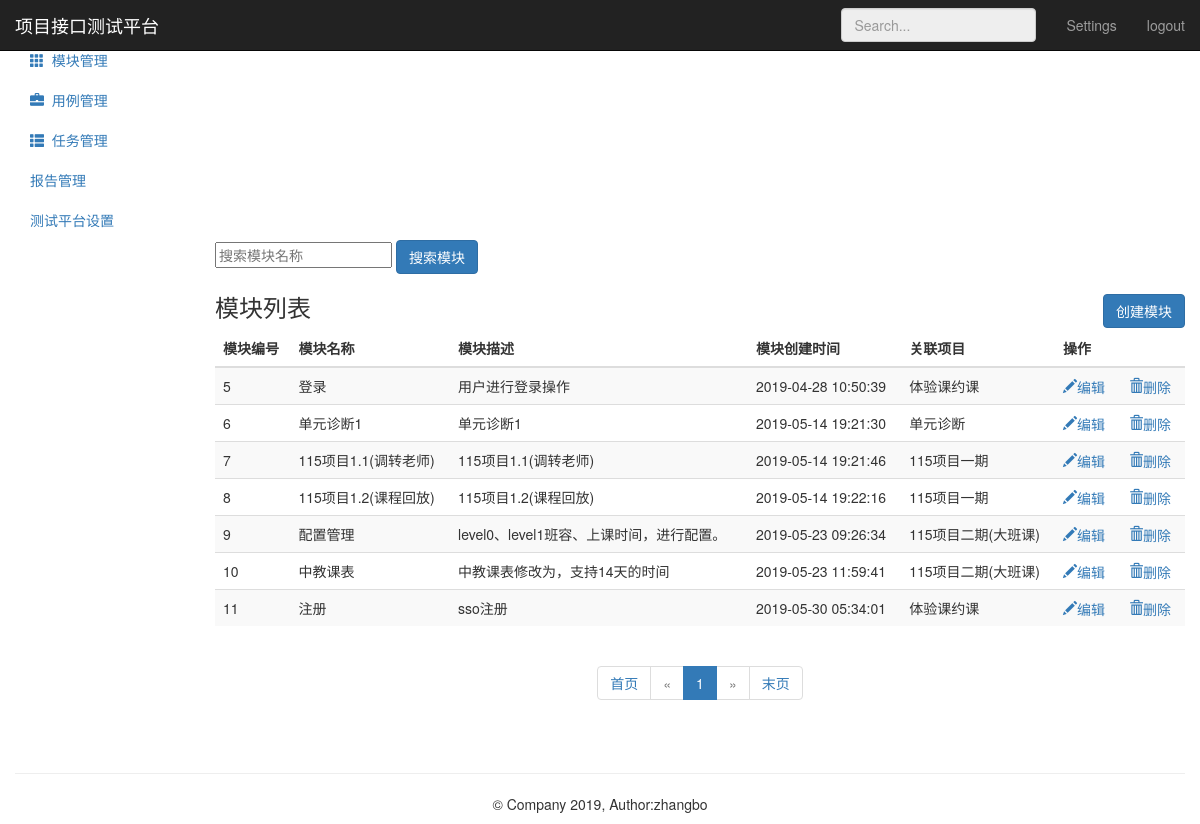
Before: /module/ (signed in) with the older database file.
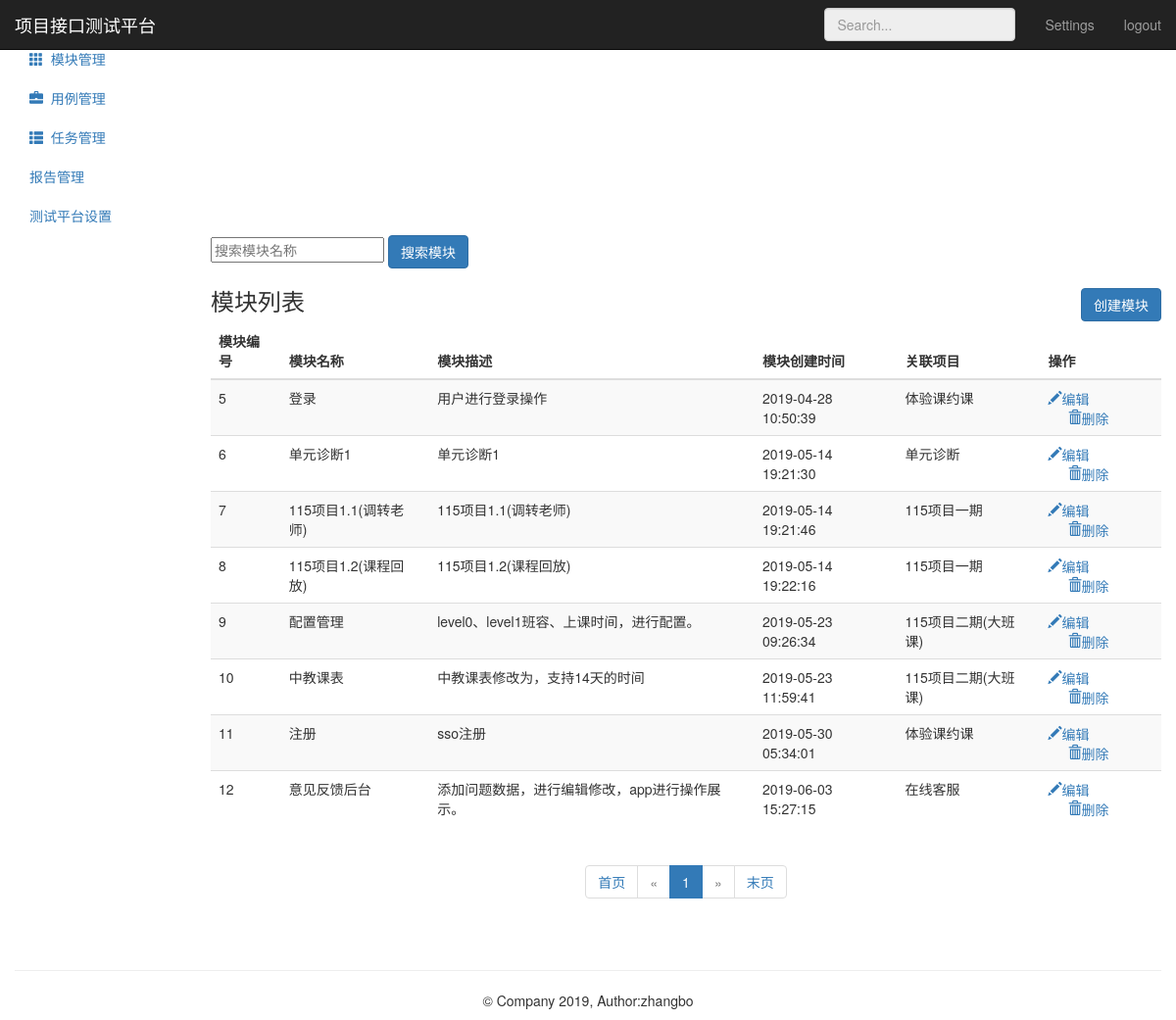
After: the same page with the newer database file.
### module_app/models.py (models this page shows, shortened)
class Module(models.Model):
      project = models.ForeignKey(Project,on_delete=models.CASCADE)
      name = models.CharField("名称",max_length=50,null=False)
      describe = models.TextField("描述",default="",max_length=50)
      create_time = models.DateTimeField(auto_now_add=True)

### project_app/models.py (models this page shows)
class Project(models.Model):
      name = models.CharField("名称",max_length=50,null=False)
      describe = models.TextField("描述",default="",max_length=50)
      status = models.BooleanField("状态",default=1)
      update_time = models.DateTimeField(auto_now=True)
      create_time = models.DateTimeField(auto_now_add=True)
      def __str__(self):
            return self.name

### module_app/views.py (the view)
# urls.py: path('' ,views.moduel_manage),
@login_required
def moduel_manage(request):
    module_all = Module.objects.all()
    paginator = Paginator(module_all,10)
    paginator_num_pages = paginator.num_pages
    print ("共分：",str(paginator_num_pages)+"页")
    paginator_num_pages_array_ = paginator.page_range
    print ("数组形式表示：",paginator_num_pages_array_)
    page1 = paginator.page(1)
    print ("第一页：",page1)
    page_num = page1.number
    print ("第一页：",page_num)
    page = request.GET.get('page','')
    print ("urlpage传参：",page)
    try:
        contacts = paginator.page(page)
        print ("contacts---------->1",contacts)
    except PageNotAnInteger:
        contacts = paginator.page(1)
        print ("contacts---------->2",contacts)
    except EmptyPage:
        contacts = paginator.page(paginator.num_pages)
        print ("contacts---------->3",contacts)
    print ("第二页索引：",contacts.number)
    print ("第几页：",contacts)
    return render(request,"module.html",{"modules":contacts,
                                         "type":"list",
                                         "page":page,
                                         "page_num":page_num,
                                         "paginator_num_pages":paginator_num_pages,
                                         "paginator_num_pages_array_":paginator_num_pages_array_})

### templates/module.html (shortened to what the changed rows need)
{% extends "base.html" %}
{% block base %}
    <div class="container-fluid">
        <div class="row">
            <div class="col-sm-9 col-sm-offset-3 col-md-10 col-md-offset-2 main">
                {% if type == "list" %}
                <div class="table-responsive">
                    <table class="table table-striped">
                        <thead>
                            <tr>
                                <th>模块编号</th>
                                <th>模块名称</th>
                                <th>模块描述</th>
                                <th>模块创建时间</th>
                                <th>关联项目</th>
                                <th>操作</th>
                            </tr>
                        </thead>
                        <tbody>
                            {% for module in modules %}
                            <tr>
                                  <td>{{ module.id}}</td>
                                  <td>{{ module.name}}</td>
                                  <td>{{ module.describe}}</td>
                                  <td>{{ module.create_time | date:"Y-m-d H:i:s" }}</td>
                                  <td>{{ module.project}}</td>
                                  <td>
                                      <a href="/module/edit_module/{{ module.id }}/">
                                          <i class="glyphicon glyphicon-pencil">编辑</i>
                                      </a>
                                      <a href="/module/delete_module/{{ module.id }}/" style="margin-left:20px;">
                                          <i class="glyphicon glyphicon-trash">删除</i>
                                      </a>
                                  </td>
                            </tr>
                            {% endfor %}
                        </tbody>
                    </table>
                </div>
                {% endif %}
                {% if type == "list" %}
                    <div style="text-align: center;">
                       <nav aria-label="Page navigation">
                          <ul class="pagination">
                              {% if modules %}
                                  {% for p1 in paginator_num_pages_array_ %}
                                      {% if modules.has_previous %}
                                          {% if search_name %}
                                              {% if p1 == modules.number %}
                                                  <li class="active">
                                                      <a href="?search_name={{ search_name }}&page={{ p1 }}">
                                                          {{ p1 }}
                                                      </a>
                                                  </li>
                                              {% else %}
                                                  <li>
                                                      <a href="?search_name={{ search_name }}&page={{ p1 }}">
                                                          {{ p1 }}
                                                      </a>
                                                  </li>
                                              {% endif %}
                                          {% else %}
                                              {% if p1 == modules.number %}
                                                  <li class="active">
                                                      <a href="?page={{ p1 }}">
                                                          {{ p1 }}
                                                      </a>
                                                  </li>
                                              {% else %}
                                                  <li>
                                                      <a href="?page={{ p1 }}">
                                                          {{ p1 }}
                                                      </a>
                                                  </li>
                                              {% endif %}
                                          {% endif %}
                                      {% else %}
                                          {% if search_name %}
                                              {% if p1 == modules.number %}
                                                  <li class="active">
                                                      <a href="?search_name={{ search_name }}&page={{ p1 }}">
                                                          {{ p1 }}
                                                      </a>
                                                  </li>
                                              {% else %}
                                                  <li>
                                                      <a href="?search_name={{ search_name }}&page={{ p1 }}">
                                                          {{ p1 }}
                                                      </a>
                                                  </li>
                                              {% endif %}
                                          {% else %}
                                              {% if p1 == modules.number %}
                                                  <li class="active">
                                                      <a href="?page={{ p1 }}">
                                                          {{ p1 }}
                                                      </a>
                                                  </li>
                                              {% else %}
                                                  <li>
                                                      <a href="?page={{ p1 }}">
                                                          {{ p1 }}
                                                      </a>
                                                  </li>
                                              {% endif %}
                                          {% endif %}
                                      {% endif %}
                                  {% endfor %}
                              {% endif %}
                          </ul>
                       </nav>
                    </div>
                {% endif %}
            </div>
      </div>
    </div>
{% endblock %}

Changed rows visible on the page:
added Module: id "12", name "意见反馈后台", describe "添加问题数据，进行编辑修改，app进行操作展示。", create_time "2019-06-03 15:27:15", project "在线客服"
